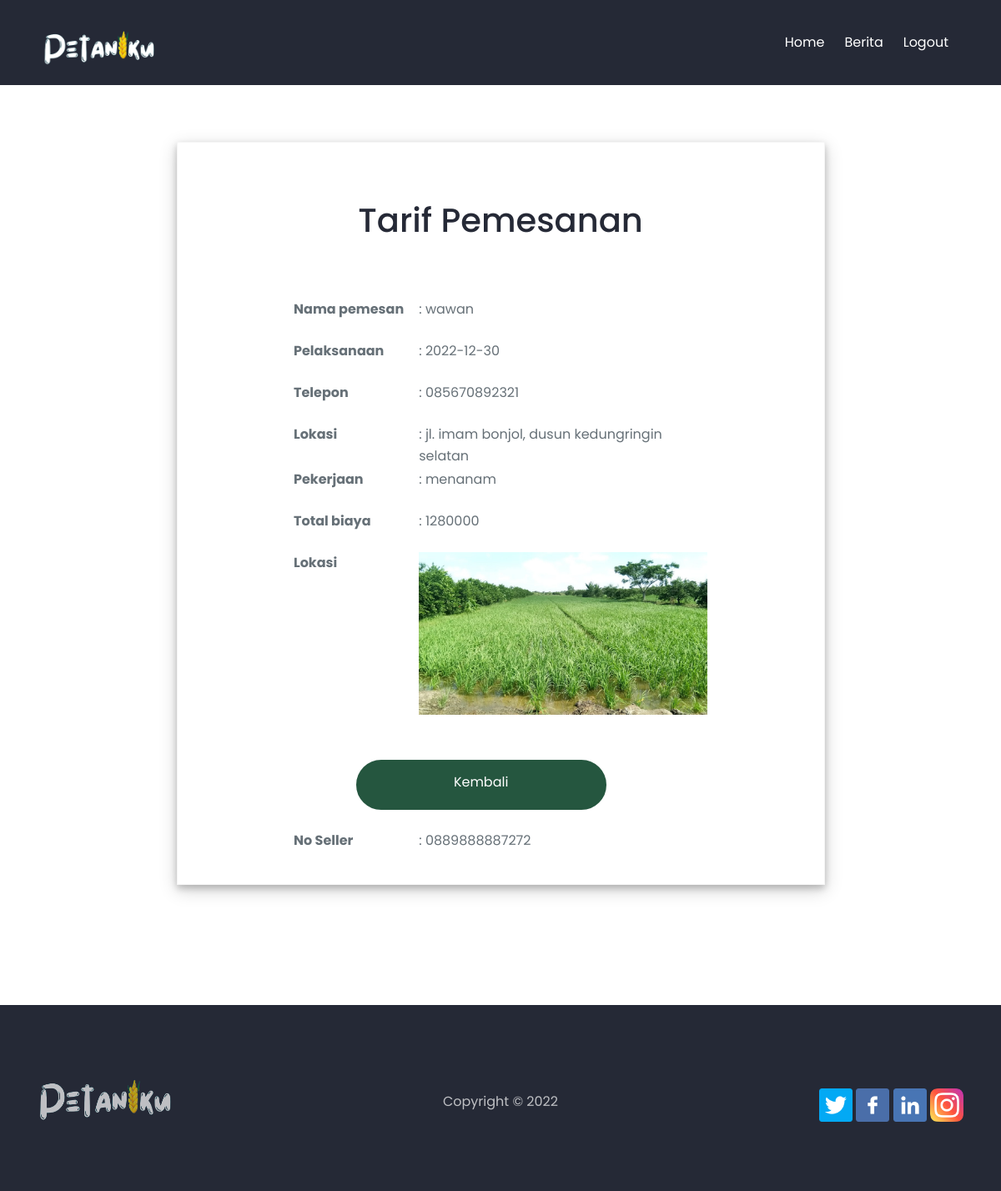
Page /buyer/detail.php?id_notif=27 on the committed database.
### tables this page shows
CREATE TABLE `notif` (
  `id_notif` int(11) NOT NULL,
  `id_buyer` int(11) NOT NULL,
  `id_seller` int(11) NOT NULL,
  `id_pesan` int(11) NOT NULL,
  `date` date NOT NULL,
  `namebuyer` varchar(255) NOT NULL,
  `telp` varchar(255) NOT NULL,
  `location` varchar(255) NOT NULL,
  `locpic` varchar(255) NOT NULL,
  `job` varchar(255) NOT NULL,
  `status` varchar(255) NOT NULL,
  `total` int(20) NOT NULL
);

CREATE TABLE `users` (
  `id_users` int(11) NOT NULL,
  `name` varchar(255) NOT NULL,
  `username` varchar(255) NOT NULL,
  `password` varchar(255) NOT NULL,
  `address` text NOT NULL,
  `telp` varchar(255) NOT NULL,
  `gender` varchar(255) NOT NULL,
  `born` date NOT NULL,
  `level` varchar(255) NOT NULL
);

### buyer/detail.php (the view, shortened to what this page needs)
<?php
    if(isset($_GET['id_notif'])){
        $id_notif    =$_GET['id_notif'];
    }
    else {
        die ("Error. No ID Selected!");
    }
    include "../config.php";
    $query    =mysqli_query($conn, "SELECT * FROM notif WHERE id_notif='$id_notif'");
    $result    =mysqli_fetch_array($query);
?>
<!DOCTYPE html>
<html lang="en">
    <head>
        <link href="css/fontawesome-all.min.css" rel="stylesheet">
        <link href="../assets/css/styles.css" rel="stylesheet">
    </head>
    <body>
        <div class="navbar">
            <div class="container flex">
                <a class="logo-image" href="index.php"><img src="../assets/img/logo.png" alt="alternative"></a>
                <nav>
                    <ul>
                        <li><a href="index.php">Home</a></li>
                        <li><a href="berita.php">Berita</a></li>
                        <li><a href="logout.php">Logout</a></li>
                    </ul>
                </nav>
            </div>
        </div>
        <div id="contact" class="contact bg-gray">
            <div class="container"><br>
            <div class="cards"><br><br>
                <h2>Tarif Pemesanan</h2>
                <br><?php
                  ?><br>
                    <form>
                    <table>
                        <tr valign="top"><th width="30%"><div class="form-group">Nama pemesan</th><td>: <?php echo $result['namebuyer']; ?></td></tr>
                        <tr valign="top"><th><div class="form-group">Pelaksanaan</th><td>: <?php echo $result['date']; ?></td></tr>
                        <tr valign="top"><th><div class="form-group">Telepon</th><td>: <?php echo $result['telp']; ?></td></tr>
                        <tr valign="top"><th><div class="form-group">Lokasi</th><td>: <?php echo $result['location']; ?></td></tr>
                        <tr valign="top"><th><div class="form-group">Pekerjaan</th><td>: <?php echo $result['job']; ?></td></tr>
                        <tr valign="top"><th><div class="form-group">Total biaya</th><td>: <?php echo $result['total']; ?></td></tr>
                        <tr valign="top"><th><div class="form-group">Lokasi</th><td><img src="../assets/img/<?php echo $result['locpic'] ?>" width="100%" height="100%"></td></tr>
                        <tr><th  colspan="2"><br><br><div class="form-group">
                            <a href="index.php" style="text-align:center; padding-top: 25px; text-decoration:none;" class="form-control-submit-button">Kembali</a>
                            <tr valign="top"><th><div class="form-group">No Seller</th><td>:         <?php
        $seller = $result['id_seller'];
        $query    =mysqli_query($conn, "SELECT * FROM users WHERE id_users='$seller'");
        $result    =mysqli_fetch_array($query);
       echo $result['telp'];
        ?></td></tr>
                    </div></th></tr></table>
                </form>
            </div>
            </div>
        </div>
        <footer>
            <div class="container grid grid-3">
                <div>
                    <a class="logo-image" href="index.html"><img src="../assets/img/logo.png" alt="alternative"></a>
                </div>
        <div>
          <ul class="li-space-lg">
          <li><p>Copyright © 2022</p></li>
          </ul>
        </div>
                <div>
                    <a href="#"><img src="../assets/img/twitter.png" height="40px"></i></a>
                    <a href="#"><img src="../assets/img/facebook.png" height="40px"></i></a>
                    <a href="#"><img src="../assets/img/linkedin.png" height="40px"></i></a>
                    <a href="#"><img src="../assets/img/instagram.png" height="40px"></i></a>
                </div>
            </div>
        </footer>
    </body>
</html>

### assets/css/styles.css (style rules this page uses)
* { box-sizing: border-box; padding: 0; margin: 0; }
body, html { scroll-behavior: smooth; width: 100%; height: 100%; }
body, p { color: #667077; font: 400 1rem/1.625rem "Poppins", sans-serif; }
h2 { color: #252936; font-weight: 500; font-size: 2.5rem; line-height: 3.25rem; }
.container { margin: 0 auto; padding: 0 15px; }
.flex { display: flex; justify-content: center; align-items: center; height: 100%; }
.grid { display: grid; gap: 20px; justify-content: center; align-items: center; height: 100%; }
img { max-width: 100%; vertical-align: middle; }
ul { list-style-type: none; }
.li-space-lg li { margin-bottom: 0.5rem; }
a { color: #667077; text-decoration: underline; }
.bg-gray { background-color: #ffffff; }
.form-group { width: 120%; position: relative; margin-bottom: 1.375rem; }
::placeholder { color: #667077; opacity: 1; }
.form-control-submit-button { display: inline-block; width: 300px; height: 3.75rem; border: 2px solid #25563f; border-radius: 32px; background-color: #25563f; color: #ffffff; font-weight: 400; font-size: 1rem; line-height: 0; font-family: "Poppins"; cursor: pointer; transition: all 0.2s; }
.navbar { position: absolute; top: 26px; right: 0; left: 0; background-color: transparent; color: #ffffff; }
.navbar .flex { flex-direction: column; }
.navbar a { text-decoration: none; }
.navbar .logo-image { width: 134px; height: 30px; margin-top: 0.5rem; margin-bottom: 1.25rem; }
.navbar ul { display: flex; flex-wrap: wrap; justify-content: center; padding: 0.5rem 0.75rem 0 0.75rem; background-color: rgba(0, 0, 0, 0.2); }
.navbar ul li { padding: 0 0.75rem 0.5rem 0.75rem; }
.navbar ul a { color: #ffffff; }
.contact { padding-top: 9rem; padding-bottom: 9rem; text-align: center; }
.contact h2 { margin-bottom: 0.875rem; }
.contact form { text-align: left; }
footer { padding-top: 5.5rem; padding-bottom: 4.5rem; background-color: #252936; text-align: center; }
footer .logo-image { display: block; width: 160px; height: 100%; margin-bottom: 0.75rem; opacity: 0.7; }
footer p, footer ul li a, footer ul li a:hover, footer .fab { color: #ffffff; opacity: 0.7; text-decoration: none; }
footer p { margin-bottom: 1.5rem; }
footer ul { margin-bottom: 2.25rem; }
@media (min-width: 992px) { .container { max-width: 1140px; } }
@media (min-width: 992px) { .grid { grid-template-columns: repeat(2, 1fr); } }
@media (min-width: 992px) { .grid-3 { grid-template-columns: repeat(3, 1fr); } }
@media (min-width: 992px) { .navbar { top: 0px; padding: 36px; background-color: #252936; padding: 36px; } }
@media (min-width: 992px) { .navbar .flex { flex-direction: row; justify-content: space-between; } }
@media (min-width: 992px) { .navbar .logo-image { margin: 0; } }
@media (min-width: 992px) { .navbar ul { padding: 0; background: none; } }
@media (min-width: 992px) { .navbar ul li { margin-bottom: 0; padding-bottom: 0; } }
@media (min-width: 992px) { .navbar ul li:last-of-type a { margin-right: 0; padding-right: 0; } }
@media (min-width: 992px) { form { width: 500px; margin-right: auto; margin-left: auto; } }
@media (min-width: 992px) { footer { text-align: left; } }
@media (min-width: 992px) { footer p, footer ul { margin-bottom: 0; } }
@media (min-width: 992px) { footer ul { text-align: center; } }
@media (min-width: 992px) { footer .grid div:nth-of-type(3) { text-align: right; } }
.cards { border: 0.5px solid whitesmoke; padding: 15px; margin: 0 auto; width: 70%; box-shadow: 0 4px 8px 0 rgba(0, 0, 0, 0.2), 0 6px 20px 0 rgba(0, 0, 0, 0.19); }
* { margin: 0; padding: 0; list-style: none; text-decoration: none; }

### rows in the picture
notif: namebuyer "wawan", date "2022-12-30", telp "085670892321", location "jl. imam bonjol, dusun kedungringin selatan", job "menanam", total "1280000", locpic (picture)
users: telp "0889888887272"
